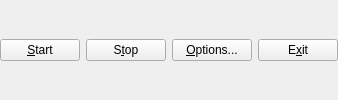
    <widget class="QWidget" name="widget" native="true">
     <property name="sizePolicy">
      <sizepolicy hsizetype="Preferred" vsizetype="Fixed">
       <horstretch>0</horstretch>
       <verstretch>0</verstretch>
      </sizepolicy>
     </property>
     <layout class="QHBoxLayout" name="horizontalLayout_3">
      <property name="leftMargin">
       <number>0</number>
      </property>
      <property name="topMargin">
       <number>0</number>
      </property>
      <property name="rightMargin">
       <number>0</number>
      </property>
      <property name="bottomMargin">
       <number>0</number>
      </property>
      <item>
       <widget class="QPushButton" name="BtnStart">
        <property name="enabled">
         <bool>true</bool>
        </property>
        <property name="toolTip">
         <string/>
        </property>
        <property name="text">
         <string>&amp;Start</string>
        </property>
        <property name="icon">
         <iconset>
          <normaloff>:/buttons/start.bmp</normaloff>:/buttons/start.bmp</iconset>
        </property>
        <property name="flat">
         <bool>false</bool>
        </property>
       </widget>
      </item>
      <item>
       <widget class="QPushButton" name="BtnStop">
        <property name="toolTip">
         <string/>
        </property>
        <property name="text">
         <string>S&amp;top</string>
        </property>
        <property name="icon">
         <iconset>
          <normaloff>:/buttons/stop2.bmp</normaloff>:/buttons/stop2.bmp</iconset>
        </property>
        <property name="flat">
         <bool>false</bool>
        </property>
       </widget>
      </item>
      <item>
       <widget class="QPushButton" name="BtnOpt">
        <property name="enabled">
         <bool>true</bool>
        </property>
        <property name="toolTip">
         <string/>
        </property>
        <property name="text">
         <string>&amp;Options...</string>
        </property>
        <property name="icon">
         <iconset>
          <normaloff>:/buttons/toolbmp</normaloff>:/buttons/toolbmp</iconset>
        </property>
        <property name="flat">
         <bool>false</bool>
        </property>
       </widget>
      </item>
      <item>
       <widget class="QPushButton" name="BtnExit">
        <property name="enabled">
         <bool>true</bool>
        </property>
        <property name="toolTip">
         <string/>
        </property>
        <property name="text">
         <string>E&amp;xit</string>
        </property>
        <property name="flat">
         <bool>false</bool>
        </property>
       </widget>
      </item>
     </layout>
    </widget>
